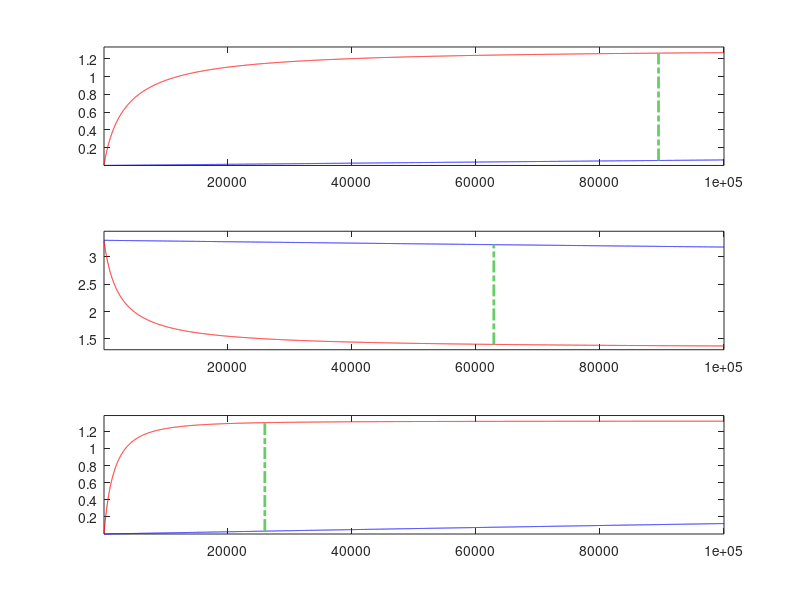

Reproduce this figure in MATLAB.
%% Analysis of the circuit of the pressure sensor
%  Author: Julien Biral, Master's Thesis at CNMAT, UC Berkeley
%  Date: 05-11-2014
%  
%  ========================================================================
%  DESCRIPTION:
%  

%% DC Analysis of the sensor circuit
%  This analysis is done to maximize the dynamic of the circuit. In DC, the
%  capacitor C can be replaced by an open-circuit. Maximizing dynamics is
%  thus achieved by choosing the adequate value of the resistor R.
%  Special trick: this analysis uses the star-delta transform to simplify
%  the circuit.

% Clear the workspace of unwated elements
close all;
clear all;
clc;

% =========================== %
% Initialization of variables %
% =========================== %

% Number of points to compute:
N = 10000;

% Power Voltage of the circuit:
% Set to 1 to normalize the value computed during the analysis.
Vd = 3.3;

% Boundaries of the variable resistor:
RvL = 8e3;
RvH = 5e6;

% Variable resistor array:
% Only the minimum and the maximum values are considered here as the aim is
% to maximize the dynamic of the circuit. Intermediate values are not
% useful for this purpose.
R1 = [RvL, RvH];
R2 = R1;
R3 = R1;
R4 = R1;

% Resistor sweep:
% The sweep is done to calculte the R value which gives the best dynamic
R = 1e5/N : 1e5/N : 1e5;

% Initialization of the voltages arrays:
V0 = zeros(length(R1), length(R));
V1 = zeros(length(R1), length(R));
V2 = zeros(length(R1), length(R));
V3 = zeros(length(R1), length(R));
V4 = zeros(length(R1), length(R));

% =============================== %
% Operating points of the circuit %
% =============================== %

for i = 1:length(R1)
    
    for j = 1:length(R)
        
        % Kennelly's Star-Delta Transformation:
        Rab = ( R2(i)*R3(i) + R(j)*(R2(i)+R3(i)) ) / R(j);
        Rbc = ( R2(i)*R3(i) + R(j)*(R2(i)+R3(i)) ) / R2(i);
        Rac = ( R2(i)*R3(i) + R(j)*(R2(i)+R3(i)) ) / R3(i);
        
        % Kennelly's Delta-Star Transformation:
        Rat = ( Rab * R(j) ) / ( Rab + 2*R(j) );
        Rbt = Rat;
        Rdt = ( R(j)^2 ) / ( Rab + 2*R(j) );
        
        % Bottom parralel resistors:
        Rp1 = ( Rat * (R(j) + R1(i) + Rac) + Rac * (R(j) + R1(i)) ) ...
            / (R(j) + R1(i) + Rac);
        Rp2 = ( Rbt * (R(j) + R4(i) + Rbc) + Rbc * (R(j) + R4(i)) ) ...
            / (R(j) + R4(i) + Rbc);
        
        % Equivalent resistor of the circuit:
        Rtot = ( Rdt * (Rp1 + Rp2) + Rp1*Rp2 ) / (Rp1 + Rp2);
        
        % Currents:
        Idt = Vd / Rtot;
        Ita = Rp2 / (Rp1 + Rp2) * Idt;
        Itb = Rp1 / (Rp1 + Rp2) * Idt;
        I1  = Rac / (R(j) + R1(i) + Rac) * Ita;
        I4  = Rbc / (R(j) + R4(i) + Rbc) * Itb;
        
        % Output voltages:
        V0(i,j) =  R(j) * I1;
        V1(i,j) = (R(j) + R1(i)) * I1;
        V3(i,j) = (R(j) + R4(i)) * I4;
        V4(i,j) =  R(j) * I4;
        V2(i,j) =  R(j) * (V1(i,j)*R3(i) + V3(i,j)*R2(i)) ...
            / (R2(i)*R3(i) + R(j)*R2(i) + R(j)*R3(i));
    end
    
end

% Initialization of the text output:
fprintf(strcat('Pressure Sensor - DC Analysis:\n', ...
    '==============================\n'));

% ======================== %
% Maximization of dynamics %
% ======================== %

% Plot of the output voltages and computation of maximum dynamics points:
figure;

% Choose a ratio that zoom or dezoom the plots
ratio = .05;

% V0
subplot(3, 1, 1);
plot(R, V0(1,:), '-r');
hold on;
plot(R, V0(2,:), '-b');
[~, ind] = max( abs(V0(1,:) - V0(2,:)) );
line([R(ind), R(ind)], ...
    [min(V0(1,ind), V0(2,ind)), max(V0(1,ind), V0(2,ind))], ...
    'LineStyle', '-.', 'LineWidth', 2, 'Color', [0.4, 0.8, 0.4]);
hold off;

xlim([R(1), R(length(R))])
ylim([(1-ratio)*min(min(V0(1,:)), min(V0(2,:))), ...
    (1+ratio)*max(max(V0(1,:)), max(V0(2,:)))]);

fprintf('V0 - Max dynamic for R = %i\n', R(ind));


% V1
subplot(3, 1, 2);
plot(R, V1(1,:), '-r');
hold on;
plot(R, V1(2,:), '-b');
[~, ind] = max( abs(V1(1,:) - V1(2,:)) );
line([R(ind), R(ind)], ...
    [min(V1(1,ind), V1(2,ind)), max(V1(1,ind), V1(2,ind))], ...
    'LineStyle', '-.', 'LineWidth', 2, 'Color', [0.4, 0.8, 0.4]);
hold off;

xlim([R(1), R(length(R))])
ylim([(1-ratio)*min(min(V1(1,:)), min(V1(2,:))), ...
    (1+ratio)*max(max(V1(1,:)), max(V1(2,:)))]);

fprintf('V1 - Ma dynamic for R = %i\n', R(ind));


% V2
subplot(3, 1, 3);
plot(R, V2(1,:), '-r');
hold on;
plot(R, V2(2,:), '-b');
[~, ind] = max( abs(V2(1,:) - V2(2,:)) );
line([R(ind), R(ind)], ...
    [min(V2(1,ind), V2(2,ind)), max(V2(1,ind), V2(2,ind))], ...
    'LineStyle', '-.', 'LineWidth', 2, 'Color', [0.4, 0.8, 0.4]);
hold off;

xlim([R(1), R(length(R))])
ylim([(1-ratio)*min(min(V2(1,:)), min(V2(2,:))), ...
    (1+ratio)*max(max(V2(1,:)), max(V2(2,:)))]);

fprintf('V2 - Max dynamic for R = %i\n', R(ind));
fprintf('------------------------------\n');

% Computes the best R value to have the max total dynamic in the circuit
% The '2*' factor in front of V0 and V1 is there to take into account the
% symmetry of V0 and V1 with V4 and V3 respectively.
% Normalization of each outputs:
V0norm = abs( (V0(1,:) - V0(2,:)) / (max(V0(1,:)) - min(V0(2,:))) );
V1norm = abs( (V1(1,:) - V1(2,:)) / (max(V1(2,:)) - min(V1(1,:))) );
V2norm = abs( (V2(1,:) - V2(2,:)) / (max(V2(1,:)) - min(V2(2,:))) );

% Computation of the best R:
[~, ind] = max( 2*V0norm + 2*V1norm + V2norm );
fprintf('---> Max dynamic of the circuit for R = %i\n', R(ind));

% ========================= %
% Clearing of the workspace %
% ========================= %

clear I1 I4 Idt Ita Itb N R R1 R2 R3 R4 Rab Rac Rat Rbc Rbt Rdt Rp1 Rp2 ...
    Rtot RvH RvL V0 V0norm V1 V1norm V2 V2norm V3 V4 Vd i ind j ratio;
